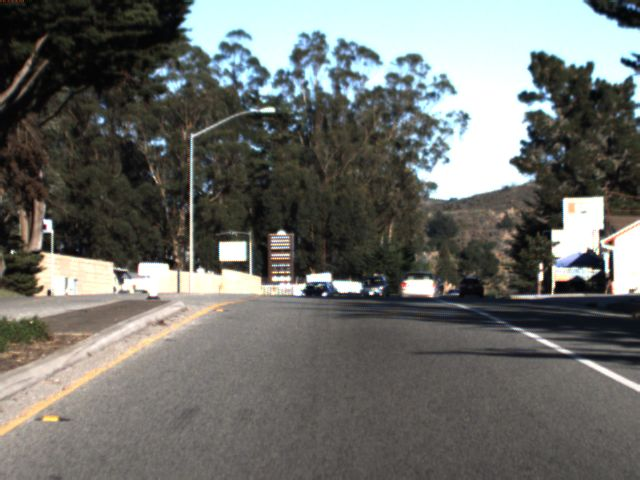
#> input picture ImageTransformations/1479425441182877835.jpg, 640 x 480 px; its folder holds only this picture in this run
$ python IndiviualTransformations.py --input .
#> lines starting #> are read from the running program, lines starting #| are printed output that depends on the picture
'''
File to create Synthetic images -  Indiviual transformations


'''
import argparse
import csv
import cv2
import numpy as np
import os
from matplotlib import pyplot as plt
from natsort import natsorted, ns


#img = cv2.imread('img1.png', cv2.IMREAD_COLOR) #https://www.bogotobogo.com/python/OpenCV_Python/python_opencv3_basic_image_operations_pixel_access_image_load.php

# 1479425660620933516.jpg -- [-0.9, <-0.8] - Group 2
# 1479425534498905778.jpg -- [-0.8, <-0.7] - Group 3
# 1479425619063583545.jpg -- [-0.7, <-0.6] - Group 4
# 1479425660020827157.jpg -- [-0.6, <-0.5] - Group 5
# 1479425535099058605.jpg -- [-0.5, <-0.4] - Group 6
# 1479425496442340584.jpg -- [-0.4, <-0.3] - Group 7
# 1479425537999541591.jpg -- [-0.3, <-0.2] - Group 8
# 1479425719031130839.jpg -- [-0.2, <-0.1] - Group 9
# 1479425712029955155.jpg -- [-0.1, <0] -- Group 10
# 1479425706078866287.jpg -- [0, <0.1] -- Group 11
# 1479425527947728896.jpg -- [0.1, <0.2] -- Group 12

# 1479425468287290727.jpg -- [0.2, <0.3]
# 1479425470287629689.jpg -- [0.3, <0.4]
# 1479425499292775434.jpg -- [0.4, <0.5]
# 1479425488540828515.jpg -- [0.5, <0.6]
# 1479425652219428572.jpg -- [0.6, <0.7]
# 1479425654520220380.jpg -- [0.7, <0.8]
# 1479425654069742649.jpg -- [0.8, <0.9]
# 1479425653569688917.jpg -- [0.9, <1.0]

#ImageTransformations/1479425751884901474.jpg
# input_file_name = '1479425499442845124.jpg'
# input_file_actual_steering_value = '0.480893488245'
# img = cv2.imread(input_file_name)
#
# print (img.shape)
# #print (img[440,350])
# rows = 480
# cols = 640
#
#
# def image_blur(img,blur):
#     blur_type = blur[0]
#     blur_value = int(blur[1])
#     if(blur_type == 'B1'):  #Averaging blur
#         averaging_blur_image = cv2.blur(img, (blur_value, blur_value))
#         #print('average')
#         return averaging_blur_image
#     if (blur_type == 'B2'):  #Gaussian blur
#         gaussian_blur_image = cv2.GaussianBlur(img, (blur_value, blur_value), cv2.BORDER_DEFAULT)
#         #print('gaussian')
#         return gaussian_blur_image
#     if (blur_type == 'B3'):  #Median blur
#         median_blur = cv2.medianBlur(img, blur_value)
#         #print('median')
#         return median_blur
#
#
# def image_brightness_and_contrast(img, beta, alpha):
#     adjusted_brightness_and_contrast = cv2.convertScaleAbs(img, alpha=alpha, beta=beta)
#     return adjusted_brightness_and_contrast
#
# def image_rotation(img, rotating_angle):
#     #print(img.shape)
#     height_original_image = int(img.shape[0])
#     width_original_image = int(img.shape[1])
#     #print(rotating_angle)
#     #rotating_angle = 0
#     #print(rotating_angle)
#     center_position_of_the_image = (width_original_image / 2, height_original_image / 2)
#     scale = 1.0  # rotate a given image WHILE retaining the image size
#     M = cv2.getRotationMatrix2D(center_position_of_the_image, rotating_angle, scale)
#     rotated_image = cv2.warpAffine(img, M, (width_original_image, height_original_image))
#     return rotated_image
#
# def image_scale(img, scale_percent):
#     #print(img.shape, scale_percent)
#     width = int(img.shape[1] * scale_percent / 100)  # img.shape --> height * width
#     height = int(img.shape[0] * scale_percent / 100)
#     scaled_image_dimension = (width, height)
#
#     # resizing the image
#     resized_image = cv2.resize(img, scaled_image_dimension, interpolation=cv2.INTER_AREA)
#     #print(type(resized_image))
#     return resized_image
#
# def image_shear(img, shearing_value):
#     shear_type = shearing_value[0]
#     shear = float(shearing_value[1])
#     height_original_image = int(img.shape[0])
#     width_original_image = int(img.shape[1])
#     if(shear_type == 'HS'):
#         M2 = np.float32([[1, shear, 0], [0, 1, 0]])
#         #print(shear)
#         h_shear_image = cv2.warpAffine(img, M2, (
#         width_original_image, height_original_image))  # 3rd argument -- size of the output image...
#         return h_shear_image
#     if (shear_type == 'VS'):
#         #M2 = np.float32([[1, shear, 0], [0, 1, 0]])
#         M3 = np.float32([[1, 0, 0], [shear, 1, 0]])
#         #print(shear)
#         v_shear_image = cv2.warpAffine(img, M3, (
#             width_original_image, height_original_image))  # 3rd argument -- size of the output image...
#         return v_shear_image
#
#
# def image_translation(img, translation):
#     height_original_image = int(img.shape[0])
#     width_original_image = int(img.shape[1])
#     M1 = np.float32([[1, 0, translation], [0, 1, translation]])
#     translated_image = cv2.warpAffine(img, M1, (
#     width_original_image, height_original_image))  # 3rd argument -- size of the output image...
#     return translated_image
#
# input_test_file = 'Udacity-Self-Driving-2-way-revised-output-with-two-constraints.csv'
# output_file = 'final_evaluation.csv'

# with open(input_test_file) as input_csv_file, open(output_file, 'wb') as output_csv_file:
# #with open(input_test_file) as input_csv_file:
#     readCSV = csv.reader(input_csv_file, delimiter=',')
#     writeCSV = csv.writer(output_csv_file, delimiter=',' , quotechar='|', quoting=csv.QUOTE_MINIMAL)
#     writeCSV.writerow(['frame_id', 'steering_angle'])  # header information for the output.csv file
#     path = './outputImages'
#     counter = 1
#     next(readCSV) # skip the header in input CSV file
#     for row in readCSV:
#         #print(row)
#         #print(row[0])
#         tc_info = 'Blur  '+ row[0],'Brightness   '+ row[1],'Contrast   '+row[2], 'Rotation  '+ row[3],'Scaling   '+ row[4],'Shearing   '+row[5],'Translation  '+ row[6]
#         #print(tc_info)
#         blur = str(row[0]).split('-')  # [Blur_type, Blur_value]
#         beta =  int(row [1]) # Brightness control (0-100)
#         alpha = float(row [2]) # Contrast control (1.0-3.0)
#         rotation_angle = int(row [3])
#         scaling_percent_size = int(row[4])
#         shearing_k_value = str(row[5]).split(':')  # [shearing_type, shearing_value]
#         #print(shearing_k_value)
#         translation = int(row[6])
#
#         blur_applied_image = image_blur(img,blur)
#         brightness_and_contrast_adjusted_image = image_brightness_and_contrast(blur_applied_image, beta, alpha)
#         rotation_applied_image = image_rotation(brightness_and_contrast_adjusted_image, rotation_angle)
#         scaling_applied_image = image_scale(rotation_applied_image, scaling_percent_size)
#         shearing_applied_image = image_shear (scaling_applied_image,shearing_k_value)
#         translation_applied_image = image_translation (shearing_applied_image, translation)
#
#
#         # cv2.imshow('img', translation_applied_image)
#         # cv2.waitKey(0)
#         # cv2.destroyAllWindows()
#
#         #writing image to a folder
#         fileExtension='.jpg'
#         imageNumber= input_file_name.split('.')
#         #fileName_withExtension = imageNumber[0]+ '_' + str(counter) + '.jpg'
#         fileName = imageNumber[0]+ '_' + str(counter)
#         fileName_withExtension = fileName + fileExtension
#         outputFileDestination = './outputImages/'+fileName_withExtension
#         print(imageNumber[0]+ '_' + str(counter))
#         cv2.imwrite(outputFileDestination,translation_applied_image)
#         counter = counter+1
#         #str(0.661356496233)
#         writeCSV.writerow([fileName, input_file_actual_steering_value])
#         #np.savetxt(output_file, (tc_info,outputFileDestination),delimiter=',')
#
#     output_csv_file.close()

def createFolder(directory):
    try:
        if not os.path.exists(directory):
            os.makedirs(directory)
    except OSError:
        print('Error in creating the directory  ' + directory)

def modify_brightness(img, param):
    new_img = cv2.add(img, param)  # new_img = img*alpha + beta
    return new_img

def modify_rotation(img, params):
    rows, cols, ch = img.shape
    M = cv2.getRotationMatrix2D((cols/2, rows/2), params, 1)
    new_img = cv2.warpAffine(img, M, (cols, rows))
    return new_img

def modify_contrast(img, params):
    alpha = params
    new_img = cv2.multiply(img, np.array([alpha]))    # mul_img = img*alpha
    return new_img

def modify_shear(img, params):
    rows, cols, ch = img.shape
    #factor = params*(-1.0) #Bug -- identified on 05/25/2020
    factor = params # Bug fix
    print(factor)
    M = np.float32([[1, factor, 0], [0, 1, 0]])
    new_img = cv2.warpAffine(img, M, (cols, rows))
    return new_img

def modify_translation(img, params):
    rows, cols, ch = img.shape
    #M1 = np.float32([[1, 0, translation], [0, 1, translation]])
    M = np.float32([[1, 0, params], [0, 1, params]])
    new_img = cv2.warpAffine(img, M, (cols, rows))
    return new_img

def modify_scale(img, params):
    new_img = cv2.resize(img, None, fx=params, fy=params, interpolation=cv2.INTER_CUBIC)
    return new_img

def modify_blur(img, params):
    blur = []
    if params == 1:
        blur = cv2.blur(img, (3, 3))
    if params == 2:
        blur = cv2.blur(img, (4, 4))
    if params == 3:
        blur = cv2.blur(img, (5, 5))
    if params == 4:
        blur = cv2.blur(img, (6, 6))
    if params == 5:
        blur = cv2.GaussianBlur(img, (3, 3), 0)
    if params == 6:
        blur = cv2.GaussianBlur(img, (5, 5), 0)
    if params == 7:
        blur = cv2.GaussianBlur(img, (7, 7), 0)
    if params == 8:
        blur = cv2.medianBlur(img, 3)
    if params == 9:
        blur = cv2.medianBlur(img, 5)
    if params == 10:
        blur = cv2.bilateralFilter(img, 9, 75, 75)
    return blur


def performIndiviualTransformation(input_folder):
    # candidate_image_list1 = [1479425660620933516, 1479425534498905778,
    #                         1479425619063583545, 1479425660020827157,
    #                         1479425535099058605, 1479425496442340584,
    #                         1479425537999541591, 1479425719031130839,
    #                         1479425712029955155, 1479425706078866287,
    #                         1479425527947728896, 1479425468287290727,
    #                         1479425470287629689, 1479425499292775434,
    #                         1479425488540828515, 1479425652219428572,
    #                         1479425654520220380, 1479425654069742649,
    #                         1479425653569688917]

    # writing image to a folder
#> called with input_folder = '.'
    fileExtension = '.jpg'
    #img = cv2.imread(input_file_name)
    groupNumber = 10
    candidate_image_list = []

    for file in natsorted(os.listdir(input_folder)):
        if not file.startswith(".") and file.endswith(".jpg"):
            candidate_image = file
            #print(candidate_image)
            candidate_image_list.append(candidate_image)


    #Brightness
    for x in xrange(10,110,10):
        #outputDirectory = './TransformedImages_Brightness_'+ str(x) + '_Group_'+groupNumber + '/center/'
        outputDirectory = '/home/jagan/Desktop/Chauffeur/Grp' + str(
            groupNumber) + '/TransformedImages_Brightness_' + str(x) + '/'
        createFolder(outputDirectory)
        for image in candidate_image_list:
            input_file = input_folder+'/'+image
            img = cv2.imread(input_file)
#> img is the input picture: shape (480, 640, 3); mean B, G, R 105.7, 109.9, 108.4
            transformed_image = modify_brightness(img, x)  # method call to image transformation
            fileName_withExtension = str(image)
            outputFileDestination =  outputDirectory+ fileName_withExtension
            print(outputFileDestination)
            cv2.imwrite(outputFileDestination, transformed_image)

    #Rotation
    for x in xrange(3,33,3):
        #outputDirectory = './TransformedImages_Rotation_'+ str(x) + '_Group_'+groupNumber + '/center/'
        outputDirectory = '/home/jagan/Desktop/Chauffeur/Grp' + str(groupNumber) + '/TransformedImages_Rotation_' + str(
            x) + '/'
        createFolder(outputDirectory)
        for image in candidate_image_list:
            input_file = input_folder + '/' + image
            img = cv2.imread(input_file)
            transformed_image = modify_rotation(img, x)  # method call to image transformation
#> in modify_rotation, `new_img = cv2.warpAffine(img, M, (cols, rows))`:
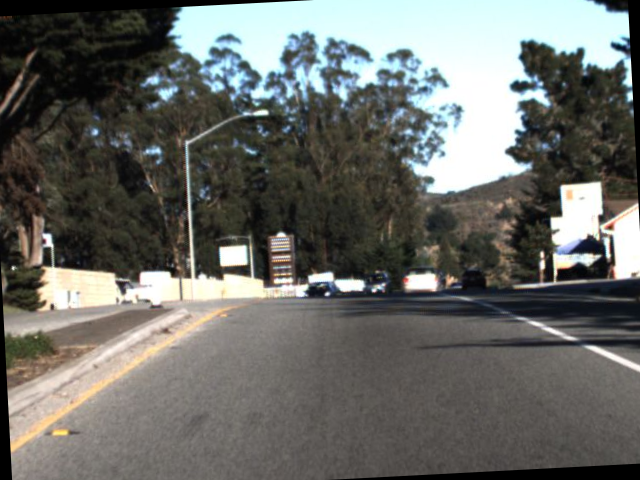
#> new_img: shape (480, 640, 3); mean B, G, R 102.7, 106.8, 105.5
            fileName_withExtension = str(image)
            outputFileDestination =  outputDirectory+ fileName_withExtension
            print(outputFileDestination)
#| /home/jagan/Desktop/Chauffeur/Grp10/TransformedImages_Rotation_3/1479425441182877835.jpg
            cv2.imwrite(outputFileDestination, transformed_image)

    #Contrast
    y1 = 1.2
#> y1 = 1.2
    for x in xrange(12, 32, 2):   #1.2, 3.0, 0.2
        #y = 1.2
        print(y1)
#| 1.2
        #outputDirectory = './TransformedImages_Contrast_'+ str(y1) + '_Group_'+groupNumber + '/center/'
        outputDirectory = '/home/jagan/Desktop/Chauffeur/Grp' + str(groupNumber) + '/TransformedImages_Contrast_' + str(
            y1) + '/'
        createFolder(outputDirectory)
        for image in candidate_image_list:
            input_file = input_folder + '/' + image
            img = cv2.imread(input_file)
            transformed_image = modify_contrast(img, y1)  # method call to image transformation
#> in modify_contrast, `new_img = cv2.multiply(img, np.array([alpha]))`:
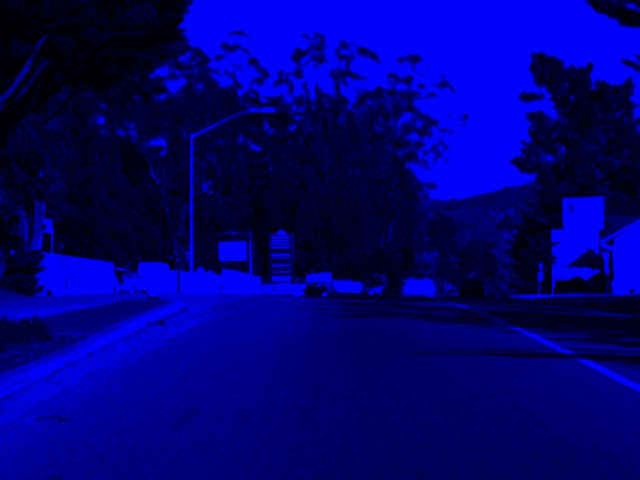
#> new_img: shape (480, 640, 3); mean B, G, R 119.3, 0, 0
            fileName_withExtension = str(image)
            outputFileDestination = outputDirectory + fileName_withExtension
            print(outputFileDestination)
#| /home/jagan/Desktop/Chauffeur/Grp10/TransformedImages_Contrast_1.2/1479425441182877835.jpg
            cv2.imwrite(outputFileDestination, transformed_image)
        y1 = y1 + 0.2
#> y1 = 1.4

    # Shear
    y2 = -1.0
#> y2 = -1
    for x in xrange(-10, 0, 1):  #-1.0, -0.1, 0.1
        #y = -1.0
        print(y2)
#| -1.0
        #outputDirectory = './TransformedImages_Shear_'+ str(y2) + '_Group_'+groupNumber + '/center/'
        outputDirectory = '/home/jagan/Desktop/Chauffeur/Grp' + str(groupNumber) + '/TransformedImages_Shear_' + str(
            y2) + '/'
        createFolder(outputDirectory)
        for image in candidate_image_list:
            input_file = input_folder + '/' + image
            img = cv2.imread(input_file)
            transformed_image = modify_shear(img, y2)  # method call to image transformation
#| -1.0
#> in modify_shear, `M = np.float32([[1, factor, 0], [0, 1, 0]])`: M = [[1, -1, 0], [0, 1, 0]]
#> in modify_shear, `new_img = cv2.warpAffine(img, M, (cols, rows))`:
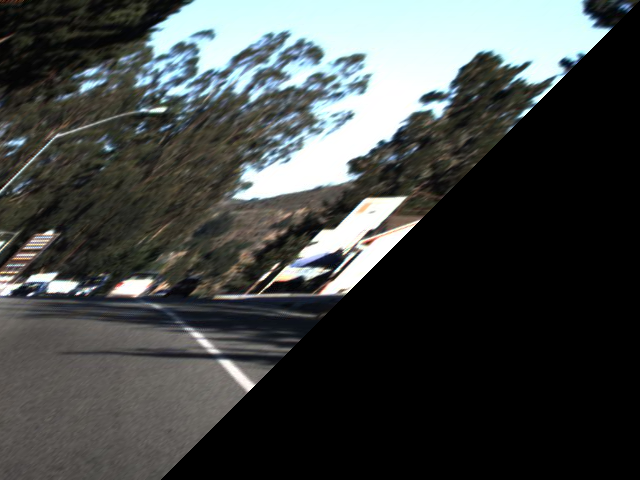
#> new_img: shape (480, 640, 3); mean B, G, R 68.9, 70.1, 66.3
            fileName_withExtension = str(image)
            outputFileDestination = outputDirectory + fileName_withExtension
            print(outputFileDestination)
#| /home/jagan/Desktop/Chauffeur/Grp10/TransformedImages_Shear_-1.0/1479425441182877835.jpg
            cv2.imwrite(outputFileDestination, transformed_image)
        y2 = y2 + 0.1
#> y2 = -0.9

    # Translation
    for x in xrange(10, 110, 10):
        #outputDirectory = './TransformedImages_Translation_'+ str(x) + '_Group_'+groupNumber + '/center/'
        outputDirectory = '/home/jagan/Desktop/Chauffeur/Grp' + str(
            groupNumber) + '/TransformedImages_Translation_' + str(x) + '/'
        createFolder(outputDirectory)
        for image in candidate_image_list:
            input_file = input_folder + '/' + image
            img = cv2.imread(input_file)
            transformed_image = modify_translation(img, x)  # method call to image transformation
#> in modify_translation, `new_img = cv2.warpAffine(img, M, (cols, rows))`:
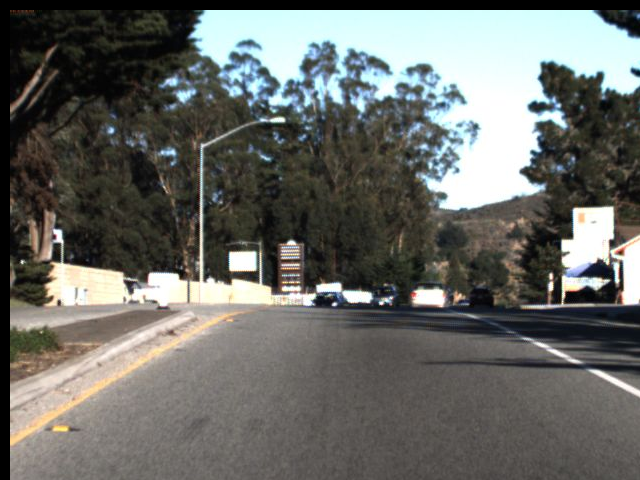
#> new_img: shape (480, 640, 3); mean B, G, R 102.1, 106.2, 104.7
            fileName_withExtension = str(image)
            outputFileDestination = outputDirectory + fileName_withExtension
            print(outputFileDestination)
#| /home/jagan/Desktop/Chauffeur/Grp10/TransformedImages_Translation_10/1479425441182877835.jpg
            cv2.imwrite(outputFileDestination, transformed_image)

    #Scale
    y3 = 1.5
#> y3 = 1.5
    for x in xrange(15, 65, 5):  #1.5, 6, 0.5
        #y = 1.5
        print(y3)
#| 1.5
        #outputDirectory = './TransformedImages_Scale_'+ groupNumber + str(x) + '_Group_'+groupNumber + '/center/'
        outputDirectory = '/home/jagan/Desktop/Chauffeur/Grp' + str(groupNumber) + '/TransformedImages_Scale_' + str(
            y3) + '/'
        createFolder(outputDirectory)

        for image in candidate_image_list:
            input_file = input_folder + '/' + image
            img = cv2.imread(input_file)
            transformed_image = modify_scale(img, y3)  # method call to image transformation
            fileName_withExtension = str(image)
            outputFileDestination = outputDirectory + fileName_withExtension
            print(outputFileDestination)
#| /home/jagan/Desktop/Chauffeur/Grp10/TransformedImages_Scale_1.5/1479425441182877835.jpg
            cv2.imwrite(outputFileDestination, transformed_image)
        y3 = y3 + 0.5
#> y3 = 2

    #Blur - Averaging
    for x in xrange(3, 7, 1):
        outputDirectory = '/home/jagan/Desktop/Chauffeur/Grp' + str(
            groupNumber) + '/TransformedImages_Blur_Averaging_' + str(x) + '/'
        createFolder(outputDirectory)
        params_value = 1
        for image in candidate_image_list:
            input_file = input_folder + '/' + image
            img = cv2.imread(input_file)
            transformed_image = modify_blur(img, params_value)  # method call to image transformation
            fileName_withExtension = str(image)
            outputFileDestination = outputDirectory + fileName_withExtension
            print(outputFileDestination)
#| /home/jagan/Desktop/Chauffeur/Grp10/TransformedImages_Blur_Averaging_3/1479425441182877835.jpg
            cv2.imwrite(outputFileDestination, transformed_image)
        params_value = params_value + 1

    #Blur - Gaussian
    for x in xrange(3, 9, 2):
        outputDirectory = '/home/jagan/Desktop/Chauffeur/Grp' + str(
            groupNumber) + '/TransformedImages_Blur_Gaussian_' + str(x) + '/'
        createFolder(outputDirectory)
        params_value = 5
        for image in candidate_image_list:
            input_file = input_folder + '/' + image
            img = cv2.imread(input_file)
            transformed_image = modify_blur(img, params_value)  # method call to image transformation
            fileName_withExtension = str(image)
            outputFileDestination = outputDirectory + fileName_withExtension
            print(outputFileDestination)
#| /home/jagan/Desktop/Chauffeur/Grp10/TransformedImages_Blur_Gaussian_3/1479425441182877835.jpg
            cv2.imwrite(outputFileDestination, transformed_image)
        params_value = params_value + 1

    #Blur - Median
    for x in xrange(3, 7, 2):
        outputDirectory = '/home/jagan/Desktop/Chauffeur/Grp' + str(
            groupNumber) + '/TransformedImages_Blur_Median_' + str(x) + '/'
        createFolder(outputDirectory)
        params_value = 8
        for image in candidate_image_list:
            input_file = input_folder + '/' + image
            img = cv2.imread(input_file)
            transformed_image = modify_blur(img, params_value)  # method call to image transformation
            fileName_withExtension = str(image)
            outputFileDestination = outputDirectory + fileName_withExtension
            print(outputFileDestination)
            cv2.imwrite(outputFileDestination, transformed_image)
        params_value = params_value + 1

    #Blur - Bilateral filter
    outputDirectory = '/home/jagan/Desktop/Chauffeur/Grp' + str(
        groupNumber) + '/TransformedImages_Blur_Bilateral_filter/'
    createFolder(outputDirectory)
    params_value = 9
    for image in candidate_image_list:
        input_file = input_folder + '/' + image
        img = cv2.imread(input_file)
        transformed_image = modify_blur(img, params_value)  # method call to image transformation
        fileName_withExtension = str(image)
        outputFileDestination = outputDirectory + fileName_withExtension
        print(outputFileDestination)
        cv2.imwrite(outputFileDestination, transformed_image)
    #params_value = params_value + 1


if __name__ == '__main__':
    parser = argparse.ArgumentParser()
    parser.add_argument('--input', type = str, help ='Path for input folder')
    #parser.add_argument('--group', type = str, help = 'Group number')
    args, unknown = parser.parse_known_args()
    performIndiviualTransformation(args.input)
